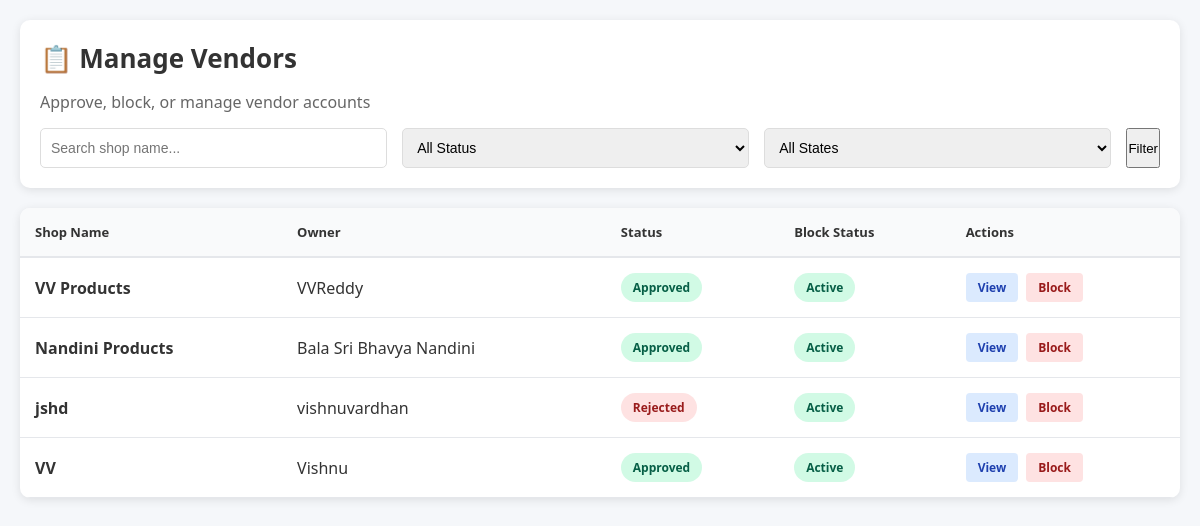
The page /main/vendors/ (signed in) on the database as committed earlier.
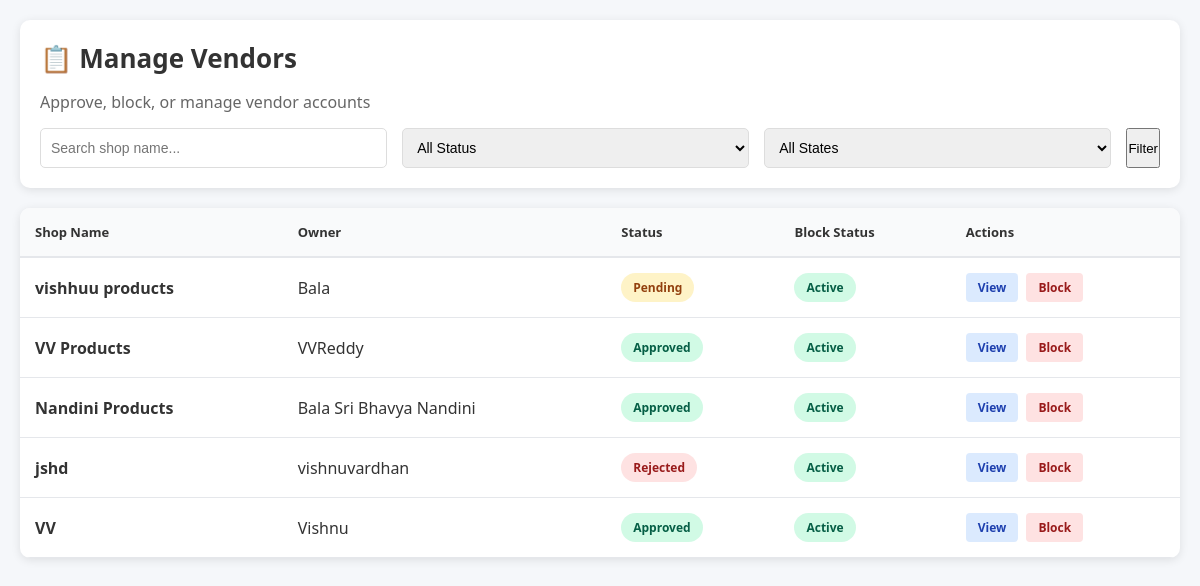
The same page on the database as committed later.
### ecommapp/models.py (models this page shows, shortened)
class VendorProfile(models.Model):
    BUSINESS_CHOICES = [
        ('retail', 'Retail'),
        ('wholesale', 'Wholesale'),
        ('manufacturer', 'Manufacturer'),
        ('service', 'Service'),
    ]
    ID_PROOF_CHOICES = [
        ('gst', 'GST'),
        ('pan', 'PAN'),
    ]
    APPROVAL_STATUS_CHOICES = [
        ('pending', 'Pending'),
        ('approved', 'Approved'),
        ('rejected', 'Rejected'),
    ]
    user = models.OneToOneField(User, on_delete=models.CASCADE, related_name='vendor_profile')
    shop_name = models.CharField(max_length=100)
    shop_description = models.TextField()
    address = models.TextField()
    business_type = models.CharField(max_length=20, choices=BUSINESS_CHOICES)
    id_type = models.CharField(max_length=10, choices=ID_PROOF_CHOICES, blank=True, null=True)
    id_number = models.CharField(max_length=50, blank=True, null=True)
    id_proof_file = models.FileField(upload_to='vendor_docs/', blank=True, null=True)
    gst_number = models.CharField(max_length=15, blank=True, null=True, help_text="15-digit GST number")
    pan_number = models.CharField(max_length=10, blank=True, null=True, help_text="10-character PAN number")
    pan_name = models.CharField(max_length=100, blank=True, null=True, help_text="Name as per PAN card")
    pan_card_file = models.FileField(upload_to='pan_cards/', blank=True, null=True, help_text="Upload PAN card image")
    approval_status = models.CharField(max_length=20, choices=APPROVAL_STATUS_CHOICES, default='pending')
    rejection_reason = models.TextField(blank=True, null=True)
    created_at = models.DateTimeField(default=timezone.now)
    updated_at = models.DateTimeField(auto_now=True)
    is_blocked = models.BooleanField(default=False)
    blocked_reason = models.TextField(blank=True, null=True)
    class Meta:
        ordering = ['-created_at']

### mainApp/views.py (the view)
    def wrapper(request, *args, **kwargs):
        if not request.user.is_authenticated:
            return redirect('admin_login')
        if not is_mainapp_admin(request.user):
            return redirect('admin_login')
        return view_func(request, *args, **kwargs)

### mainApp/views.py (called while the page is built)
def is_mainapp_admin(user):
    return user.is_superuser or user.is_staff

def admin_required(view_func):
    def wrapper(request, *args, **kwargs):
        if not request.user.is_authenticated:
            return redirect('admin_login')
        if not is_mainapp_admin(request.user):
            return redirect('admin_login')
        return view_func(request, *args, **kwargs)
    return wrapper

### mainApp/templates/mainApp/manage_vendors.html (shortened to what this page needs)
<!DOCTYPE html>
<html lang="en">
<head>
</head>
<body>
    <div class="container">
        <div class="header">
            <h1>📋 Manage Vendors</h1>
            <p style="color: #666; margin-bottom: 15px;">Approve, block, or manage vendor accounts</p>
            <form method="GET" class="filters">
                <div class="filter-group">
                    <input type="text" name="search" placeholder="Search shop name..." value="{{ search_query }}">
                </div>
                <div class="filter-group">
                    <select name="status">
                        <option value="">All Status</option>
                    </select>
                </div>
                <div class="filter-group">
                    <select name="blocked">
                        <option value="">All States</option>
                    </select>
                </div>
                <button type="submit">Filter</button>
            </form>
        </div>
        <div class="table-container">
            {% if vendors %}
            <table>
                <thead>
                    <tr>
                        <th>Shop Name</th>
                        <th>Owner</th>
                        <th>Status</th>
                        <th>Block Status</th>
                        <th>Actions</th>
                    </tr>
                </thead>
                <tbody>
                    {% for vendor in vendors %}
                    <tr>
                        <td><strong>{{ vendor.shop_name }}</strong></td>
                        <td>{{ vendor.user.get_full_name|default:vendor.user.username }}</td>
                        <td>
                            <span class="status-badge status-{{ vendor.approval_status }}">
                                {{ vendor.get_approval_status_display }}
                            </span>
                        </td>
                        <td>
                            {% if vendor.is_blocked %}
                            <span class="status-badge status-blocked">Blocked</span>
                            {% else %}
                            <span class="status-badge" style="background: #d1fae5; color: #065f46;">Active</span>
                            {% endif %}
                        </td>
                        <td>
                            <div class="action-links">
                                <a href="{% url 'vendor_detail' vendor.id %}" class="link-view">View</a>
                                {% if vendor.is_blocked %}
                                <a href="{% url 'unblock_vendor' vendor.id %}" class="link-unblock">Unblock</a>
                                {% else %}
                                <a href="{% url 'block_vendor' vendor.id %}" class="link-block">Block</a>
                                {% endif %}
                            </div>
                        </td>
                    </tr>
                    {% endfor %}
                </tbody>
            </table>
            {% else %}
            <div class="empty-message">
                <p>No vendors found</p>
            </div>
            {% endif %}
        </div>
    </div>
</body>
</html>

Rows that differ between the two databases and show on the page:
added VendorProfile: shop_name "vishhuu products", user.get_full_name "Bala", approval_status "Pending", is_blocked "Active"
